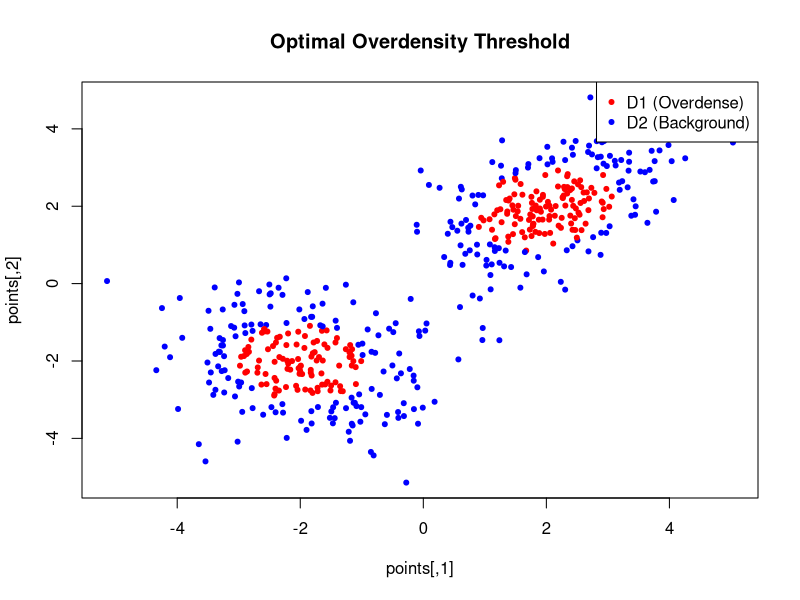

This figure's R source:
library(ks) # For kernel density estimation

# Generate synthetic 2D data
set.seed(42)
n_points <- 500
points <- matrix(rbind(
    MASS::mvrnorm(n_points / 2, c(2, 2), matrix(c(1, 0.5, 0.5, 1), 2, 2)), # Overdense region
    MASS::mvrnorm(n_points / 2, c(-2, -2), matrix(c(1, -0.3, -0.3, 1), 2, 2)) # Background region
), ncol = 2)

# Kernel Density Estimation (KDE)
kde_result <- kde(points, H = diag(1, 2)) # Bandwidth matrix set to identity for simplicity

# Interpolate densities at data points
densities <- predict(kde_result, x = points)

# Function to compute KL divergence
kl_divergence <- function(p, q) {
    p <- p / sum(p) # Normalize to probability distributions
    q <- q / sum(q)
    nonzero <- p > 0 & q > 0 # Avoid log(0) issues
    sum(p[nonzero] * log(p[nonzero] / q[nonzero]))
}

# Function to minimize KL divergence over density threshold
optimize_threshold <- function(densities, points) {
    thresholds <- quantile(densities, seq(0.1, 0.9, by = 0.05)) # Candidate density thresholds
    kl_values <- sapply(thresholds, function(thresh) {
        d1 <- points[densities >= thresh, , drop = FALSE]
        d2 <- points[densities < thresh, , drop = FALSE]

        if (nrow(d1) < 5 || nrow(d2) < 5) {
            return(Inf)
        } # Avoid extreme cases

        # Compute KDE for both distributions
        kde1 <- kde(d1, H = diag(1, 2))
        kde2 <- kde(d2, H = diag(1, 2))

        # Estimate density values on shared grid
        grid_points <- points # Use original points as evaluation grid
        p <- predict(kde1, x = grid_points)
        q <- predict(kde2, x = grid_points)

        kl_divergence(p, q) # Compute KL divergence
    })

    # Find threshold that minimizes KL divergence
    best_thresh <- thresholds[which.min(kl_values)]
    return(list(threshold = best_thresh, kl_values = kl_values, thresholds = thresholds))
}

# Run optimization
result <- optimize_threshold(densities, points)
best_threshold <- result$threshold

# Plot results
plot(points, col = ifelse(densities >= best_threshold, "red", "blue"), pch = 20, main = "Optimal Overdensity Threshold")
legend("topright", legend = c("D1 (Overdense)", "D2 (Background)"), col = c("red", "blue"), pch = 20)

cat("Optimal Density Threshold:", best_threshold, "\n")

# Compute the mean density
mean_density <- mean(densities)

# Compute density multiplier
density_multiplier <- best_threshold / mean_density

cat("Optimal Density Threshold:", best_threshold, "\n")
cat("Mean Density:", mean_density, "\n")
cat("Density Multiplier:", density_multiplier, "x above mean density\n")
